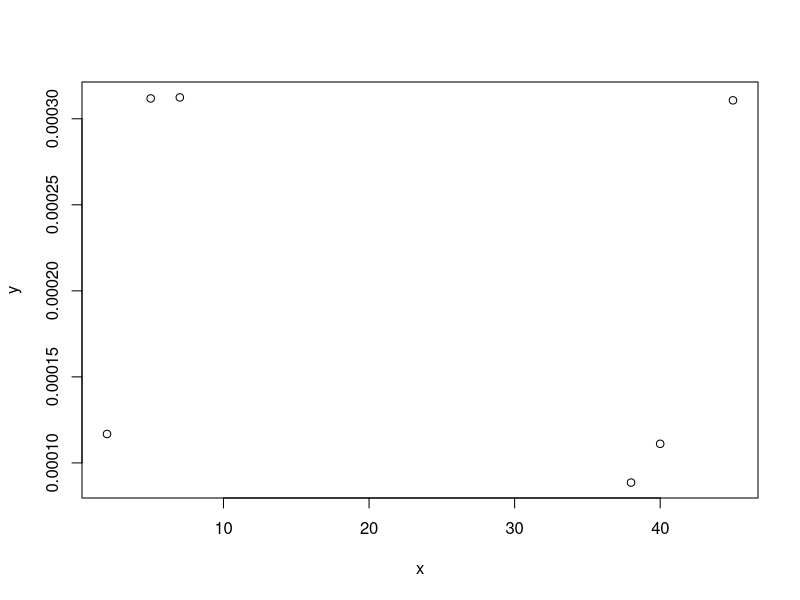

Generate this figure with R:
#Author: Ruth Keane (ruth.keane19@imperial.ac.uk)
#Script: demography.R 
#Desc: calculate Fst from genotype 
#Arguments: none
#Input: none 
#Output: none
#Date: Nov 2019

#load data
turtlegenotypes<- read.csv("../Data/turtle.genotypes.csv", stringsAsFactors = FALSE,header=FALSE)
data2<- read.csv("../Data/turtle.csv", stringsAsFactors = FALSE,header=FALSE)


colcount<-matrix(nrow=4, ncol=2000)
#subset the data for each of 4 groups then calculate sums of genotype information
for (i in 1:4){
  start<-(i-1)*10+1
  end<-start+9
  print(start)
  sub<-turtlegenotypes[start:end,]
  colcount[i,]<-colSums(sub)

}
#convert to column frequency
colfreq<-colcount/4000
#pairwise comparison setup
x<-4
n<-x^2
Q=matrix(ncol=2, nrow=n)
R=matrix(ncol=2,nrow=0)
Q[,1]<-rep(1:x, each=x)
Q[,2]<-rep(1:x, x)
for ( p in 1:nrow(Q)){
  if (Q[p,1]<Q[p,2])
    R<-rbind(R,Q[p,])
}
#empty table for pairwise comparisons to occur in 
Hs<-matrix(nrow=6, ncol=2000)
Ht<-matrix(nrow=6, ncol=2000)
Fst<-matrix(nrow=6, ncol=2000)
#define A1 and A2 for each of the comparisons using pairwise comparison table (R)
for (go in (1:nrow(R))) {
  A1<-R[go,1]
  A2<-R[go,2]
  #across rows, define FA1 and FA2 to calculate Hs,Ht and Fst
  for (t in 1:2000) {
    FA1<-colfreq[A1,t]
    FA2<-colfreq[A2,t]
    Hs[go,t]<-FA1*(1-FA1)+FA2*(1-FA2)
    Ht[go,t]<-FA1*(1-FA1)+FA2*(1-FA2)+ ((FA1-FA2)^2)/2
    Fst[go,t]<-(Ht[go,t]- Hs[go,t])/Ht[go,t]
    }
}
#matrix containing means across all snps
P<-matrix(ncol=3,nrow=6)
P[,1:2]<-R
T<-rowMeans(Fst,na.rm = TRUE)
P[,3]<-T[]
#mean across all population comparisons
FstMean<-mean(P[,3])
#Fst Mean is very close to 0 so there is unlikely to be subdivision
#some differences between comparisons but all values very low
#compare distance and fst-plot
dist<-c(5,10,12,50)
T2<-c()
for (i in 1:nrow(R)) { 
 a<-R[i,1]
  b<-R[i,2]
  da<-dist[a]
  db<-dist[b]
  T2[i]<-db-da
}
U<-cbind(T,T2)

colnames(U)<-c("fst",
               "dist")
x<-U[,2]
y<-U[,1]
plot(x,y)
#genetic distance doesn't seem to correlate with distance